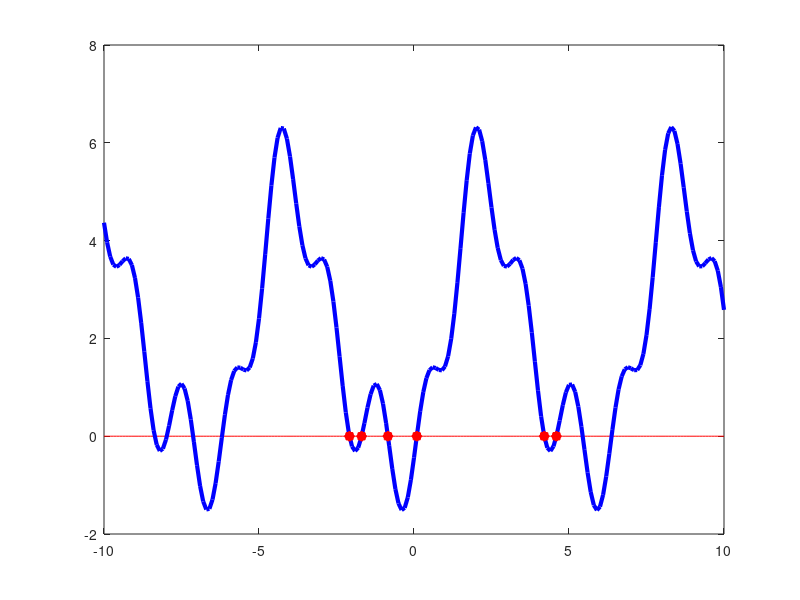

This figure's MATLAB source:
tic
y = @(x) (1 + sin(x) - cos(x)).^2 - (sin(2*x) - cos(2*x) - 0.2).^2 + 1;
e = 0.0001;

ans = [];

for k = -5:0.1:5
  x_prev = k;
  x_now = x_prev - (y(x_prev)/((y(x_prev + e) - y(x_prev))/e));
  while (abs(abs(x_now) - abs(x_prev)) >= 0.001)
    x_prev = x_now;
    x_now = x_prev - (y(x_prev)/((y(x_prev + e) - y(x_prev))/e));
  endwhile
  found = false;
  if length(ans) == 0
    if x_now <= -5 || x_now >= 5
      found = true;
    end
  end
  for i = 1:length(ans)
    if abs(abs(x_now) - abs(ans(i))) <= 0.01 || x_now <= -5 || x_now >= 5
      found = true;
      break;
    end
  end
  if (found ~= true)
    ans = [ans x_now];
  end
end

x = [-10:0.1:10];
y = 0.*x;
plot(x,y,"LineWidth", 0.5, "Color", [1,0,0]);

hold on

x = [-10:0.1:10];
y = (1 + sin(x) - cos(x)).^2 - (sin(2*x) - cos(2*x) - 0.2).^2 + 1;
plot(x,y,"LineWidth", 3,"Color", [0,0,1]);


y = @(x) (1 + sin(x) - cos(x)).^2 - (sin(2*x) - cos(2*x) - 0.2).^2 + 1;
plot(ans,y(ans),'r*',"LineWidth", 5);

ans

toc
